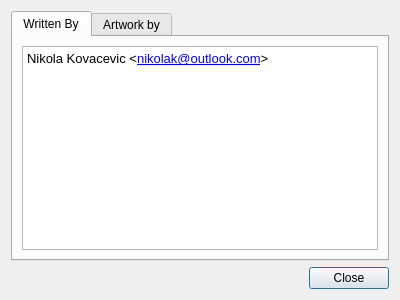
<?xml version="1.0" encoding="UTF-8"?>
<ui version="4.0">
 <class>creditsDialog</class>
 <widget class="QDialog" name="creditsDialog">
  <property name="geometry">
   <rect>
    <x>0</x>
    <y>0</y>
    <width>400</width>
    <height>300</height>
   </rect>
  </property>
  <property name="windowTitle">
   <string>PySub Credits</string>
  </property>
  <layout class="QVBoxLayout" name="verticalLayout">
   <item>
    <widget class="QTabWidget" name="tabWidget">
     <property name="currentIndex">
      <number>0</number>
     </property>
     <widget class="QWidget" name="Writtenby">
      <attribute name="title">
       <string>Written By</string>
      </attribute>
      <layout class="QHBoxLayout" name="horizontalLayout_2">
       <item>
        <widget class="QTextEdit" name="textEdit">
         <property name="acceptDrops">
          <bool>false</bool>
         </property>
         <property name="readOnly">
          <bool>true</bool>
         </property>
         <property name="html">
          <string>&lt;!DOCTYPE HTML PUBLIC &quot;-//W3C//DTD HTML 4.0//EN&quot; &quot;http://www.w3.org/TR/REC-html40/strict.dtd&quot;&gt;
&lt;html&gt;&lt;head&gt;&lt;meta name=&quot;qrichtext&quot; content=&quot;1&quot; /&gt;&lt;style type=&quot;text/css&quot;&gt;
p, li { white-space: pre-wrap; }
&lt;/style&gt;&lt;/head&gt;&lt;body style=&quot; font-family:'Droid Sans'; font-size:10pt; font-weight:400; font-style:normal;&quot;&gt;
&lt;p style=&quot; margin-top:0px; margin-bottom:0px; margin-left:0px; margin-right:0px; -qt-block-indent:0; text-indent:0px;&quot;&gt;Nikola Kovacevic &amp;lt;&lt;a href=&quot;mailto:nikolak@outlook.com&quot;&gt;&lt;span style=&quot; text-decoration: underline; color:#0000ff;&quot;&gt;nikolak@outlook.com&lt;/span&gt;&lt;/a&gt;&amp;gt;&lt;/p&gt;&lt;/body&gt;&lt;/html&gt;</string>
         </property>
        </widget>
       </item>
      </layout>
     </widget>
     <widget class="QWidget" name="Artworkby">
      <attribute name="title">
       <string>Artwork by</string>
      </attribute>
      <layout class="QHBoxLayout" name="horizontalLayout_3">
       <item>
        <widget class="QTextEdit" name="textEdit_2">
         <property name="acceptDrops">
          <bool>false</bool>
         </property>
         <property name="readOnly">
          <bool>true</bool>
         </property>
         <property name="html">
          <string>&lt;!DOCTYPE HTML PUBLIC &quot;-//W3C//DTD HTML 4.0//EN&quot; &quot;http://www.w3.org/TR/REC-html40/strict.dtd&quot;&gt;
&lt;html&gt;&lt;head&gt;&lt;meta name=&quot;qrichtext&quot; content=&quot;1&quot; /&gt;&lt;style type=&quot;text/css&quot;&gt;
p, li { white-space: pre-wrap; }
&lt;/style&gt;&lt;/head&gt;&lt;body style=&quot; font-family:'Droid Sans'; font-size:10pt; font-weight:400; font-style:normal;&quot;&gt;
&lt;p style=&quot; margin-top:0px; margin-bottom:0px; margin-left:0px; margin-right:0px; -qt-block-indent:0; text-indent:0px;&quot;&gt;Icons made by Freepik, Situ Herrera, Appzgear, Icons8, Robin Kylander, GraphicsBay, Yannick from &lt;a href=&quot;http://www.flaticon.com&quot;&gt;&lt;span style=&quot; text-decoration: underline; color:#0000ff;&quot;&gt;www.flaticon.com&lt;/span&gt;&lt;/a&gt; is licensed by &lt;a href=&quot;http://creativecommons.org/licenses/by/3.0/&quot;&gt;&lt;span style=&quot; text-decoration: underline; color:#0000ff;&quot;&gt;CC BY 3.0&lt;/span&gt;&lt;/a&gt;&lt;/p&gt;&lt;/body&gt;&lt;/html&gt;</string>
         </property>
        </widget>
       </item>
      </layout>
     </widget>
    </widget>
   </item>
   <item>
    <layout class="QHBoxLayout" name="horizontalLayout">
     <item>
      <spacer name="horizontalSpacer">
       <property name="orientation">
        <enum>Qt::Horizontal</enum>
       </property>
       <property name="sizeHint" stdset="0">
        <size>
         <width>40</width>
         <height>20</height>
        </size>
       </property>
      </spacer>
     </item>
     <item>
      <widget class="QPushButton" name="btn_close">
       <property name="text">
        <string>Close</string>
       </property>
      </widget>
     </item>
    </layout>
   </item>
  </layout>
 </widget>
 <resources/>
 <connections>
  <connection>
   <sender>btn_close</sender>
   <signal>clicked()</signal>
   <receiver>creditsDialog</receiver>
   <slot>close()</slot>
   <hints>
    <hint type="sourcelabel">
     <x>347</x>
     <y>276</y>
    </hint>
    <hint type="destinationlabel">
     <x>199</x>
     <y>149</y>
    </hint>
   </hints>
  </connection>
 </connections>
</ui>
